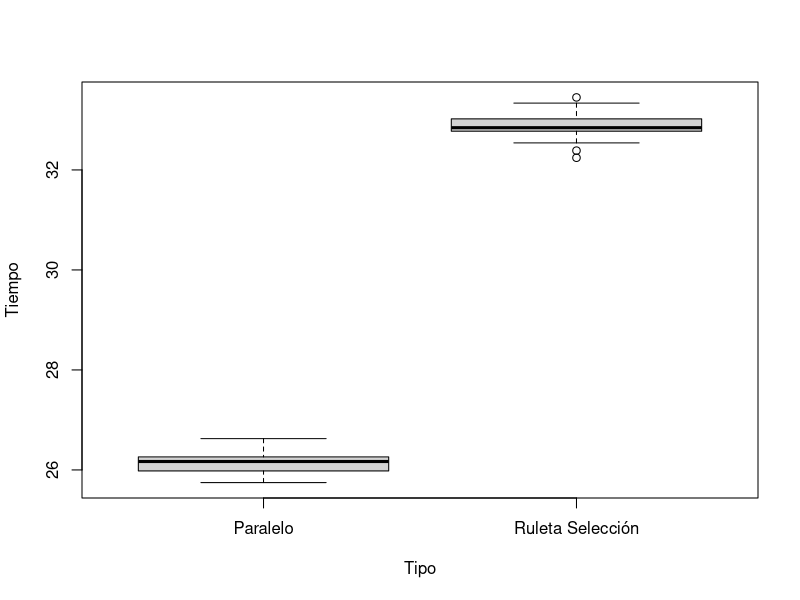
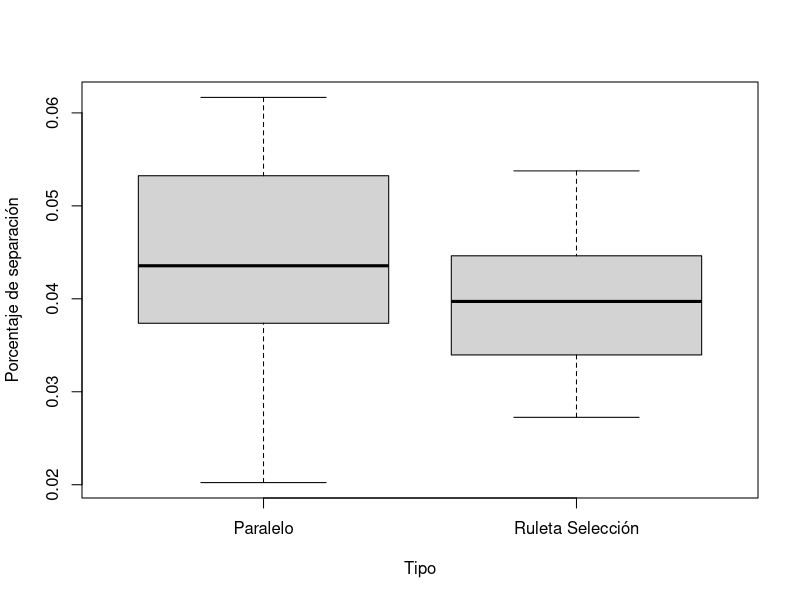
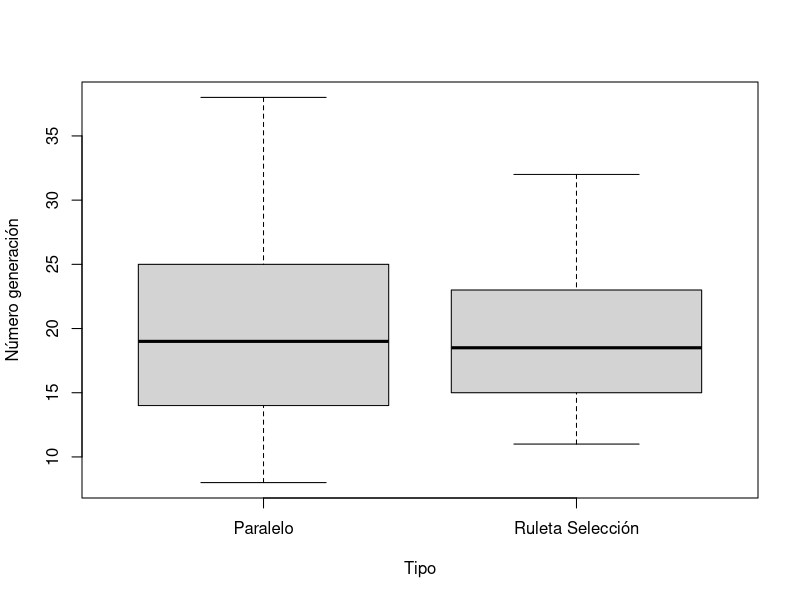
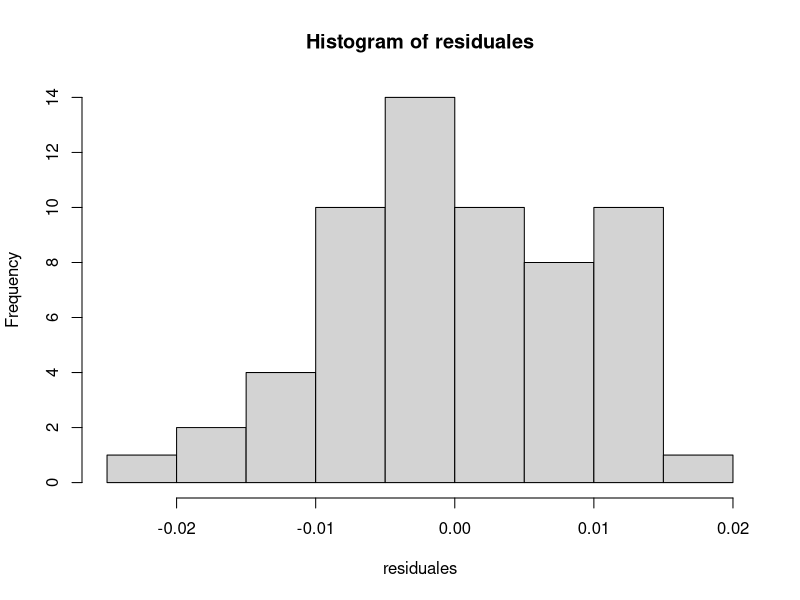
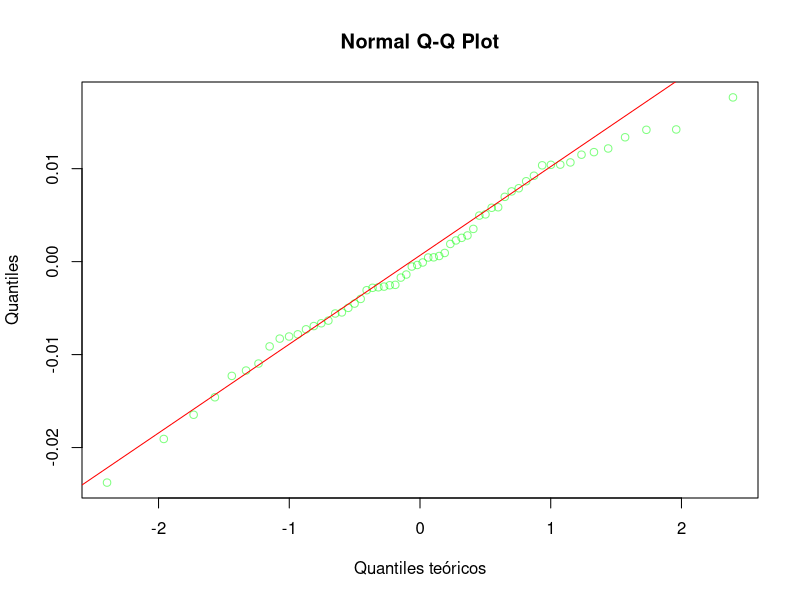
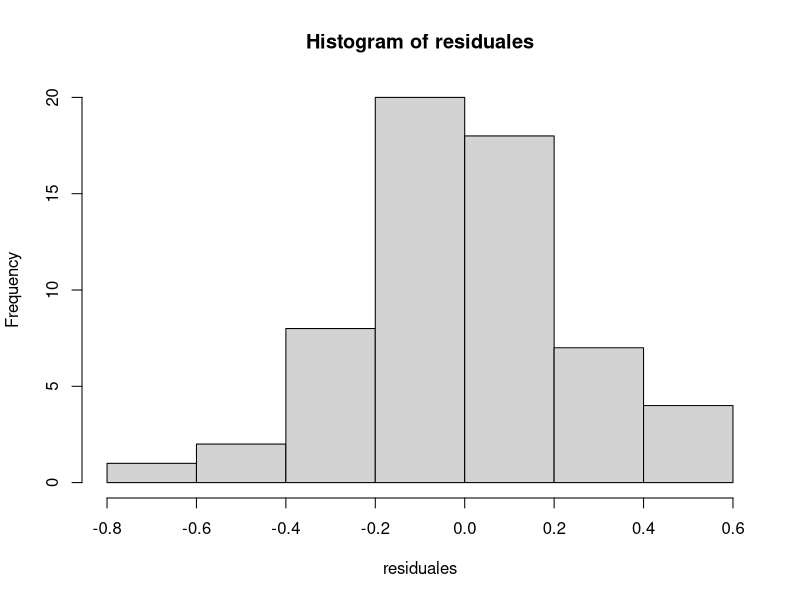
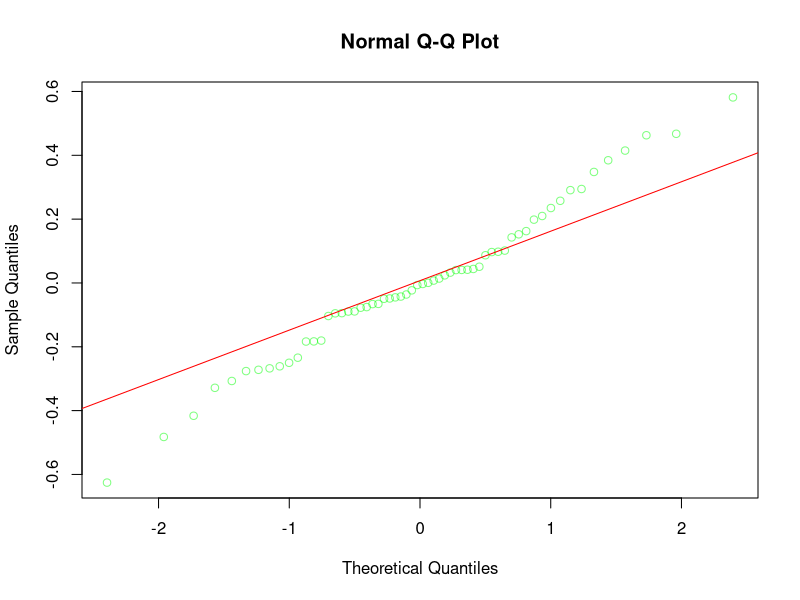
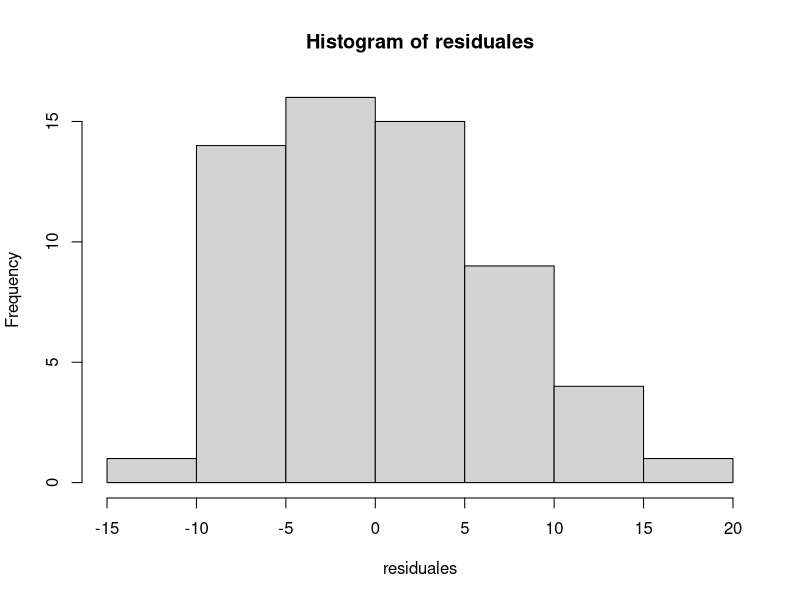

Write R code to recreate these figures, in order.
r1 =read.csv('resultswg.csv')
r2 =read.csv('resultsE1wg.csv')
r1 =cbind('Paralelo', r1)
r2 = cbind('Ruleta Selección', r2)
r1$X=NULL
r2$X=NULL
colnames(r1)=c('type','replica','time','gap','est')
colnames(r2)=c('type','replica','time','gap','est')
results = rbind(r1,r2)

png(paste("bxplt_Gap_TipoE1.png",sep=""))
boxplot(results$time ~ results$type, xlab='Tipo', ylab="Tiempo")
graphics.off()
png(paste("bxplt_Tiempo_TipoE1.png",sep=""))
boxplot(results$gap ~ results$type, xlab='Tipo', ylab="Porcentaje de separación")
graphics.off()
png(paste("bxplt_Estabilidad_TipoE1.png",sep=""))
boxplot(results$est ~ results$type, xlab='Tipo', ylab="Número generación")
graphics.off()


linmod = lm(gap~type, data=results)
residuales = resid(linmod)

png(file=paste("residuales_rpg.png", sep=""))
hist(residuales)
graphics.off()

png(file=paste("qqresiduales_rpg.png", sep=""))
qqnorm(residuales,col=rgb(0,1,0,0.5), ylab='Quantiles', xlab='Quantiles teóricos')
qqline(residuales,col="red")
graphics.off()

st = shapiro.test(residuales)
print(st)
anovg = aov(linmod)
summary(anovg)


linmod = lm(time~type, data=results)
residuales = resid(linmod)

png(file=paste("residuales_rpt.png", sep=""))
hist(residuales)
graphics.off()

png(file=paste("qqresiduales_rpt.png", sep=""))
qqnorm(residuales,col=rgb(0,1,0,0.5))
qqline(residuales,col="red")
graphics.off()

st = shapiro.test(residuales)
print(st)
anovg = aov(linmod)
summary(anovg)


linmod = lm(est~type, data=results)
residuales = resid(linmod)

png(file=paste("residuales_rpe.png", sep=""))
hist(residuales)
graphics.off()

png(file=paste("qqresiduales_rpe.png", sep=""))
qqnorm(residuales,col=rgb(0,1,0,0.5))
qqline(residuales,col="red")
graphics.off()

st = shapiro.test(residuales)
print(st)
kru = kruskal.test(est~type, data=results)
print(kru)

